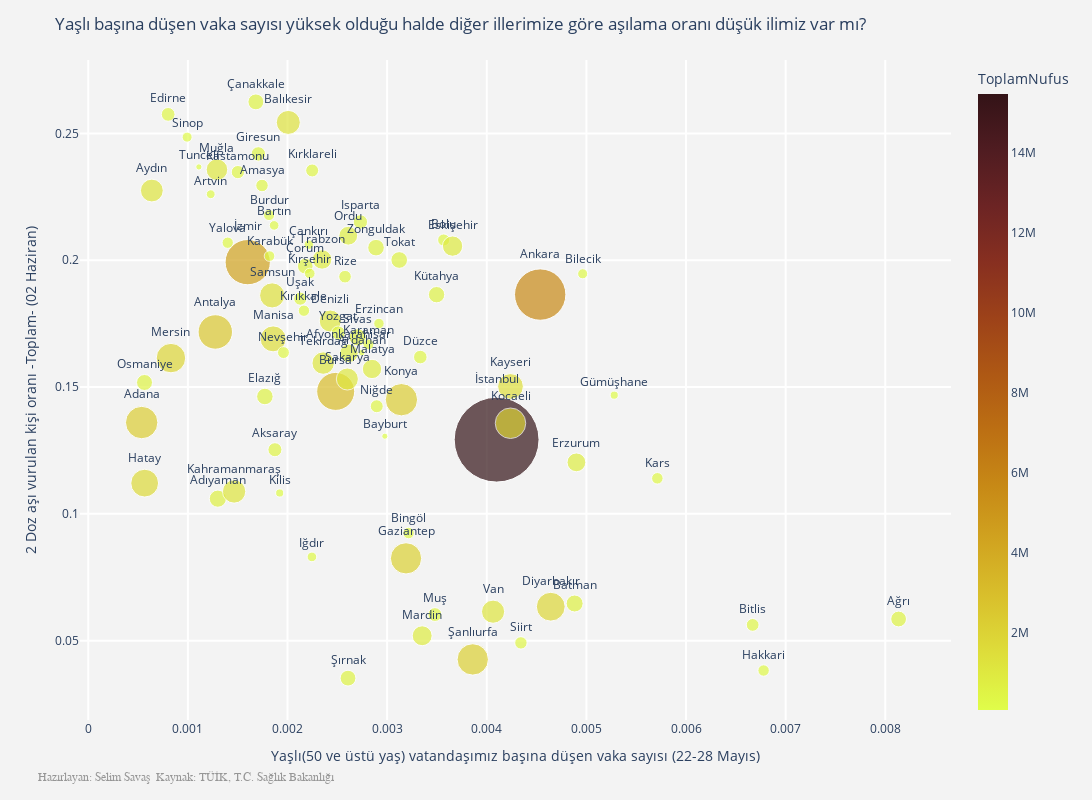

Here is the notebook cell this chart was saved with:
### Markdown cell above
### Ana Görselleştirme

### Code cell
veri_paleti = veri_paleti[0:81]


fig = px.scatter(veri_paleti, x="YasliBasinaDusenVakaSayisi", y="AsiOrani",
           size="ToplamNufus", color=veri_paleti["ToplamNufus"],
                 hover_name=veri_paleti.index,
                 color_continuous_scale='Solar_r', size_max=60,text=veri_paleti.index)

fig.update_traces(textposition='top center')

fig.update_layout(
    height=800,
    width=1200,
    title='Yaşlı başına düşen vaka sayısı yüksek olduğu halde diğer illerimize göre aşılama oranı düşük ilimiz var mı?',
    xaxis=dict(
        title='Yaşlı(50 ve üstü yaş) vatandaşımız başına düşen vaka sayısı (22-28 Mayıs)',
        gridcolor='white',
        gridwidth=2,
    ),
    yaxis=dict(
        title='2 Doz aşı vurulan kişi oranı -Toplam- (02 Haziran)',
        gridcolor='white',
        gridwidth=2,
    ),
    paper_bgcolor='rgb(243, 243, 243)',
    plot_bgcolor='rgb(243, 243, 243)',

)
fig.add_annotation(text="Hazırlayan: Selim Savaş  "+ "Kaynak: TÜİK, T.C. Sağlık Bakanlığı",
                  xref="paper", yref="paper",
                  x=-0.050, y=-0.100, showarrow=False,
                  font=dict(family='Arial', size=12, color='rgb(150,150,150)'))

fig.show()

### Figure 1 — Plotly figure (JSON) as saved in the notebook; plotly's stock layout.template omitted (floating-point values rounded to 4 significant figures)
{"data": [{"hovertemplate": "<b>%{hovertext}</b><br><br>YasliBasinaDusenVakaSayisi=%{x}<br>AsiOrani=%{y}<br>ToplamNufus=%{marker.color}<br>text=%{text}<extra></extra>", "hovertext": ["Adana", "Adıyaman", "Afyonkarahisar", "Ağrı", "Amasya", "Ankara", "Antalya", "Artvin", "Aydın", "Balıkesir", "Bilecik", "Bingöl", "Bitlis", "Bolu", "Burdur", "Bursa", "Çanakkale", "Çankırı", "Çorum", "Denizli", "Diyarbakır", "Edirne", "Elazığ", "Erzincan", "Erzurum", "Eskişehir", "Gaziantep", "Giresun", "Gümüşhane", "Hakkari", "Hatay", "Isparta", "Mersin", "İstanbul", "İzmir", "Kars", "Kastamonu", "Kayseri", "Kırklareli", "Kırşehir", "Kocaeli", "Konya", "Kütahya", "Malatya", "Manisa", "Kahramanmaraş", "Mardin", "Muğla", "Muş", "Nevşehir", "Niğde", "Ordu", "Rize", "Sakarya", "Samsun", "Siirt", "Sinop", "Sivas", "Tekirdağ", "Tokat", "Trabzon", "Tunceli", "Şanlıurfa", "Uşak", "Van", "Yozgat", "Zonguldak", "Aksaray", "Bayburt", "Karaman", "Kırıkkale", "Batman", "Şırnak", "Bartın", "Ardahan", "Iğdır", "Yalova", "Karabük", "Kilis", "Osmaniye", "Düzce"], "legendgroup": "", "marker": {"color": [2258718, 632459, 736912, 535435, 335494, 5663322, 2548308, 169501, 1119084, 1240285, 218717, 281768, 350994, 314802, 267092, 3101833, 541548, 192428, 530126, 1040915, 1783431, 407763, 587960, 234431, 758279, 888828, 2101157, 448721, 141702, 280514, 1659320, 440304, 1868757, 15462452, 4394694, 284923, 376377, 1421455, 361737, 243042, 1997258, 2250020, 576688, 806156, 1450616, 1168163, 854716, 1000773, 411117, 304962, 362071, 761400, 344359, 1042649, 1356079, 331070, 216460, 635889, 1081065, 597861, 811901, 83443, 2115256, 369433, 1149342, 419095, 591204, 423011, 81910, 254919, 278703, 620278, 537762, 198979, 96161, 201314, 276050, 243614, 142792, 548556, 395679], "coloraxis": "coloraxis", "size": [2258718, 632459, 736912, 535435, 335494, 5663322, 2548308, 169501, 1119084, 1240285, 218717, 281768, 350994, 314802, 267092, 3101833, 541548, 192428, 530126, 1040915, 1783431, 407763, 587960, 234431, 758279, 888828, 2101157, 448721, 141702, 280514, 1659320, 440304, 1868757, 15462452, 4394694, 284923, 376377, 1421455, 361737, 243042, 1997258, 2250020, 576688, 806156, 1450616, 1168163, 854716, 1000773, 411117, 304962, 362071, 761400, 344359, 1042649, 1356079, 331070, 216460, 635889, 1081065, 597861, 811901, 83443, 2115256, 369433, 1149342, 419095, 591204, 423011, 81910, 254919, 278703, 620278, 537762, 198979, 96161, 201314, 276050, 243614, 142792, 548556, 395679], "sizemode": "area", "sizeref": 4295.0, "symbol": "circle"}, "mode": "markers+text", "name": "", "showlegend": false, "text": ["Adana", "Adıyaman", "Afyonkarahisar", "Ağrı", "Amasya", "Ankara", "Antalya", "Artvin", "Aydın", "Balıkesir", "Bilecik", "Bingöl", "Bitlis", "Bolu", "Burdur", "Bursa", "Çanakkale", "Çankırı", "Çorum", "Denizli", "Diyarbakır", "Edirne", "Elazığ", "Erzincan", "Erzurum", "Eskişehir", "Gaziantep", "Giresun", "Gümüşhane", "Hakkari", "Hatay", "Isparta", "Mersin", "İstanbul", "İzmir", "Kars", "Kastamonu", "Kayseri", "Kırklareli", "Kırşehir", "Kocaeli", "Konya", "Kütahya", "Malatya", "Manisa", "Kahramanmaraş", "Mardin", "Muğla", "Muş", "Nevşehir", "Niğde", "Ordu", "Rize", "Sakarya", "Samsun", "Siirt", "Sinop", "Sivas", "Tekirdağ", "Tokat", "Trabzon", "Tunceli", "Şanlıurfa", "Uşak", "Van", "Yozgat", "Zonguldak", "Aksaray", "Bayburt", "Karaman", "Kırıkkale", "Batman", "Şırnak", "Bartın", "Ardahan", "Iğdır", "Yalova", "Karabük", "Kilis", "Osmaniye", "Düzce"], "textposition": "top center", "type": "scatter", "x": [0.0005361, 0.001301, 0.002616, 0.008134, 0.001744, 0.004536, 0.001275, 0.001229, 0.0006381, 0.002007, 0.004963, 0.003215, 0.006669, 0.003567, 0.001815, 0.002484, 0.001682, 0.002214, 0.002178, 0.002429, 0.004642, 0.0008019, 0.001773, 0.002918, 0.0049, 0.003657, 0.003189, 0.001707, 0.005279, 0.006779, 0.0005663, 0.002732, 0.0008298, 0.004099, 0.001601, 0.005712, 0.001502, 0.004238, 0.002247, 0.002223, 0.004238, 0.003143, 0.003496, 0.002848, 0.001856, 0.001464, 0.003352, 0.001292, 0.003479, 0.001959, 0.002896, 0.00261, 0.002577, 0.002601, 0.001846, 0.004343, 0.0009922, 0.002705, 0.002358, 0.003121, 0.002347, 0.00111, 0.003859, 0.002128, 0.004063, 0.002509, 0.002888, 0.001874, 0.002977, 0.002812, 0.002165, 0.004882, 0.002607, 0.001866, 0.002744, 0.002245, 0.0014, 0.001819, 0.001922, 0.0005645, 0.003333], "xaxis": "x", "y": [0.136, 0.106, 0.1633, 0.05854, 0.2295, 0.1865, 0.1717, 0.226, 0.2275, 0.2543, 0.1947, 0.09242, 0.05621, 0.208, 0.2178, 0.1483, 0.2624, 0.2062, 0.1977, 0.176, 0.06339, 0.2575, 0.1463, 0.1751, 0.1203, 0.2056, 0.08245, 0.2419, 0.1468, 0.03823, 0.1121, 0.2151, 0.1614, 0.1293, 0.1992, 0.114, 0.2348, 0.1502, 0.2354, 0.1948, 0.1357, 0.145, 0.1864, 0.1571, 0.169, 0.1088, 0.05193, 0.2357, 0.06029, 0.1636, 0.1424, 0.2097, 0.1935, 0.1532, 0.1861, 0.04912, 0.2485, 0.1696, 0.1595, 0.2001, 0.2003, 0.2368, 0.0426, 0.1849, 0.06142, 0.1713, 0.205, 0.1253, 0.1306, 0.1668, 0.1801, 0.06465, 0.03522, 0.2137, 0.1636, 0.08302, 0.2069, 0.2016, 0.1082, 0.1518, 0.1618], "yaxis": "y"}], "layout": {"annotations": [{"font": {"color": "rgb(150,150,150)", "family": "Arial", "size": 12}, "showarrow": false, "text": "Hazırlayan: Selim Savaş  Kaynak: TÜİK, T.C. Sağlık Bakanlığı", "x": -0.05, "xref": "paper", "y": -0.1, "yref": "paper"}], "coloraxis": {"colorbar": {"title": {"text": "ToplamNufus"}}, "colorscale": [[0, "rgb(224, 253, 74)"], [0.09091, "rgb(222, 222, 59)"], [0.1818, "rgb(217, 192, 44)"], [0.2727, "rgb(209, 164, 32)"], [0.3636, "rgb(199, 137, 22)"], [0.4545, "rgb(188, 111, 19)"], [0.5455, "rgb(174, 88, 20)"], [0.6364, "rgb(157, 66, 25)"], [0.7273, "rgb(135, 47, 32)"], [0.8182, "rgb(108, 36, 36)"], [0.9091, "rgb(79, 28, 33)"], [1, "rgb(51, 19, 23)"]]}, "height": 800, "legend": {"itemsizing": "constant", "tracegroupgap": 0}, "margin": {"t": 60}, "paper_bgcolor": "rgb(243, 243, 243)", "plot_bgcolor": "rgb(243, 243, 243)", "title": {"text": "Yaşlı başına düşen vaka sayısı yüksek olduğu halde diğer illerimize göre aşılama oranı düşük ilimiz var mı?"}, "width": 1200, "xaxis": {"anchor": "y", "domain": [0, 1], "gridcolor": "white", "gridwidth": 2, "title": {"text": "Yaşlı(50 ve üstü yaş) vatandaşımız başına düşen vaka sayısı (22-28 Mayıs)"}}, "yaxis": {"anchor": "x", "domain": [0, 1], "gridcolor": "white", "gridwidth": 2, "title": {"text": "2 Doz aşı vurulan kişi oranı -Toplam- (02 Haziran)"}}}}
